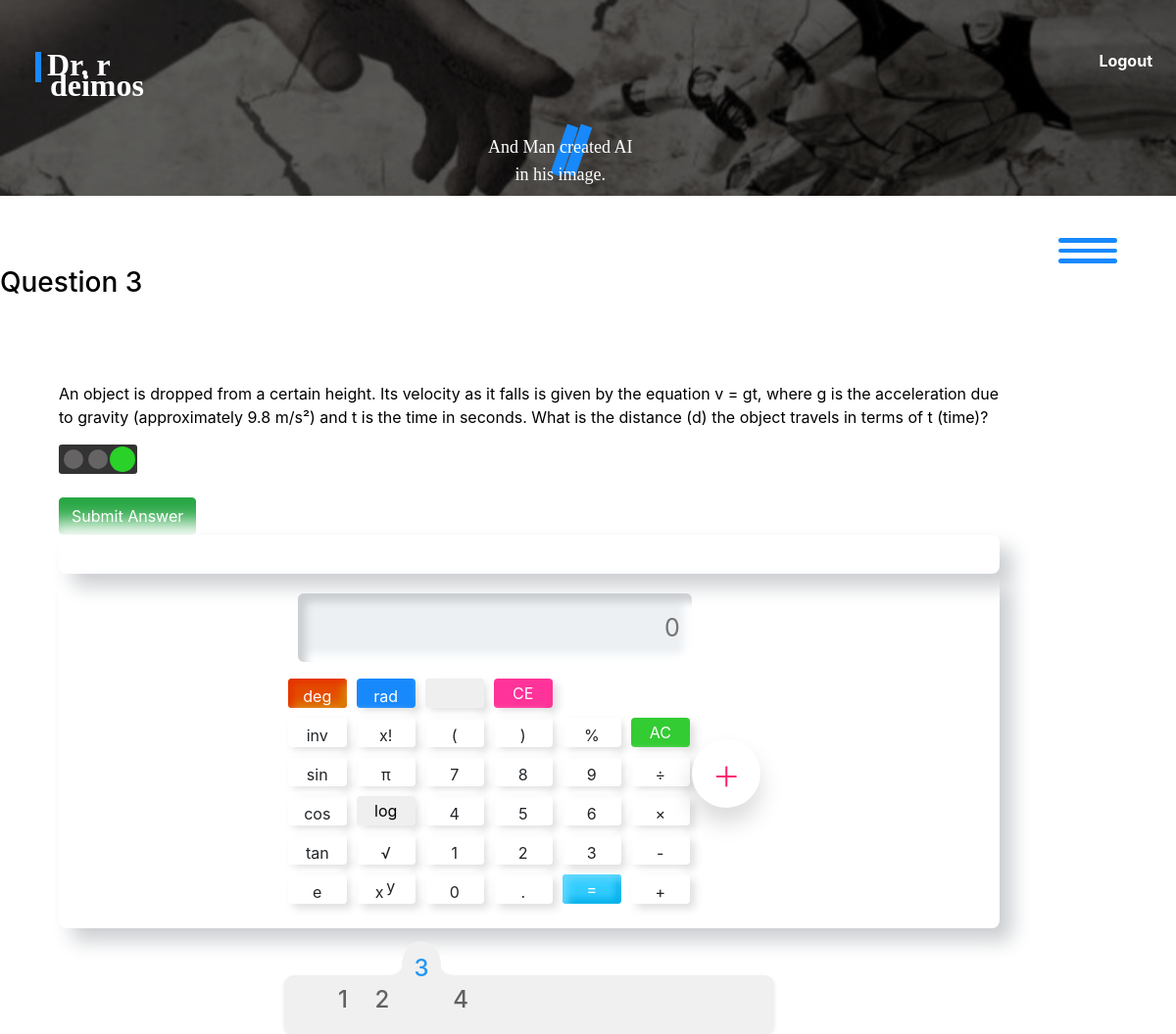
The page /deimos/courses/19/assignments/12/questions/23 (signed in) on the database its author committed.
### phobos/models.py (models this page shows, shortened)
class Question(models.Model):
    number = models.CharField(blank=False, null=False, max_length=5)
    text = models.TextField(max_length= 2000, null=False, blank=False)
    assignment = models.ForeignKey(Assignment, null=True, on_delete=models.CASCADE, \
                                   related_name="questions")
    category = models.CharField(max_length=50, null=True, blank=True)
    topic = models.ForeignKey(Topic, on_delete=models.SET_NULL, null=True, blank=True)
    sub_topic = models.ForeignKey(SubTopic, on_delete=models.SET_NULL, null=True, blank=True)
    num_points = models.IntegerField(default=10, validators=[MinValueValidator(0), MaxValueValidator(15)]) # Add lower and upper bound.
    parent_question = models.ForeignKey('self', on_delete=models.CASCADE, null=True, \
                                        blank=True, related_name='sub_questions')
    timestamp = models.DateTimeField(auto_now_add=True)
    difficulty_level = models.CharField(
        max_length=10,
        choices=DifficultyChoices.choices,
        default=DifficultyChoices.MEDIUM,
    )
    answer_type = models.CharField(
        max_length = 30,
        choices = QuestionChoices.choices,
        default = QuestionChoices.STRUCTURAL_TEXT
    )
    max_num_attempts = models.IntegerField(default=5)
    answer = models.CharField(max_length=1000, null=True, blank=True) # TODO: delete this attribute.
    deduct_per_attempt = models.FloatField(default=0.05, blank=True, null=True)
    margin_error = models.FloatField(default=0.03, blank=True, null=True)
    due_date = models.DateTimeField(null=True, blank=True)
    embedding = models.JSONField(null=True, blank=True)  # Field to store encoded representation for search

### deimos/views.py (the view)
@login_required(login_url='astros:login')
def answer_question(request, question_id, assignment_id=None, course_id=None):
    student = get_object_or_404(Student, pk=request.user.pk)
    assignment = get_object_or_404(Assignment, pk=assignment_id)
    question_ids = assignment.questions.values_list('id', flat=True)
    question_nums = assignment.questions.values_list('number', flat=True)
    question = Question.objects.get(pk=question_id)
    question_student, created = QuestionStudent.objects.get_or_create(question=question, student=student)
    too_many_attempts = question_student.get_num_attempts() >= question.max_num_attempts
    if created:
        question_student.create_instances()
    else:
        if not question_student.instances_created:
            question_student.create_instances()
    question_student.save()
    question.text = replace_links_with_html(question.text)
    labels_urls_list = [(question_image.label, question_image.image.url) for question_image in \
                    question.images.all()]
    question.text = replace_image_labels_with_links(question.text,labels_urls_list)
    question.text = question_student.evaluate_var_expressions_in_text(question.text, add_html_style=True)
    is_mcq = False #nis mcq
    is_fr = False # is free response
    answers = []
    is_latex = []
    question_type = []
    question_type_dict = {'ea': 0, 'fa':1, 'la':2, 'ta':3, 'ia':7}
    question_type_count = {'ea': 0, 'fa': 0, 'la': 0, 'ta': 0, 'ia': 0}
    if question.answer_type.startswith('MCQ'):
        is_mcq = True
        ea = question.mcq_expression_answers.all()
        answers.extend(ea)
        ta = question.mcq_text_answers.all()
        answers.extend(ta)
        for answer in answers:
            answer.content = question_student.evaluate_var_expressions_in_text(answer.content, add_html_style=True)
        fa = question.mcq_float_answers.all()
        answers.extend(fa)
        ia = question.mcq_image_answers.all()
        answers.extend(ia)
        la = question.mcq_latex_answers.all()
        answers.extend(la)
        question_type_count['ea'] = ea.count()
        question_type_count['fa'] = fa.count()
        question_type_count['la'] = la.count()
        question_type_count['ta'] = ta.count()
        question_type_count['ia'] = ia.count()
        is_latex = [0 for _ in range(ea.count()+ta.count()+fa.count()+ia.count())]
        is_latex.extend([1 for _ in range(la.count())])
        for q_type in question_type_dict:
            question_type.extend([question_type_dict[q_type] for _ in range(question_type_count[q_type])])
        assert len(is_latex) == len(answers)
        shuffler = [counter for counter in range(len(answers))]
        random.shuffle(shuffler)
        is_latex = [is_latex[i] for i in shuffler]
        answers = [answers[i] for i in shuffler]
    elif question.answer_type == QuestionChoices.STRUCTURAL_LATEX:# Probably never used (because disabled on frontend)
        answers.extend(question.latex_answers.all())
        is_latex.extend([1 for _ in range(question.latex_answers.all().count())])
        question_type = [2]
    elif question.answer_type == QuestionChoices.STRUCTURAL_EXPRESSION:
        answers.extend(question.expression_answers.all())
        question_type = [0]
    elif question.answer_type == QuestionChoices.STRUCTURAL_VARIABLE_FLOAT:
        answers.extend(question.variable_float_answers.all())
        question_type = [5]
    elif question.answer_type == QuestionChoices.STRUCTURAL_FLOAT:
        answers.extend(question.float_answers.all())
        question_type = [1]
    elif question.answer_type == QuestionChoices.STRUCTURAL_TEXT:
        is_fr = True
        answers.extend(question.text_answers.all())
        question_type = [4]
    context = {
        'question':question,
        'question_ids_nums':zip(question_ids, question_nums),
        'assignment_id': assignment_id,
        'course_id': course_id,
        "is_mcq": is_mcq,
        "is_fr": is_fr,
        "answers_is_latex_question_type": zip(answers, is_latex, question_type),
        'question_type': question_type, # For structural
        'answer': answers[0],
        'success':question_student.success,
        'too_many_attempts':too_many_attempts,
        'sq_type':question_type[0], # structural question type used in js.
    }
    return render(request, 'deimos/answer_question.html',
                  context)

### deimos/models.py (called while the page is built)
    def get_var_value_dict(self):
        var_value_dict = {}
        for var_instance in self.var_instances.all():
            var_value_dict[var_instance.variable.symbol] = var_instance.value
        return var_value_dict

    def evaluate_var_expressions_in_text(self, text, add_html_style=False):
        def replace_match(match):
            expression = match.group(1)  # Extract the expression within the curly braces
            try:
                value = round(eval(transform_expression(expression), var_value_dict), 3)
            except:
                value = expression
            if add_html_style:
                return f"<span class=\"variable-value\">{value}</span>"
            else:
                return str(value)
        regex = re.compile(r'@{(.*?)}@')  # Use non-greedy matching to avoid unexpected results
        var_value_dict = self.get_var_value_dict()
        replaced_text = regex.sub(replace_match, text)
        replaced_text = replaced_text.replace('~', '')
        return replaced_text

    def get_num_attempts(self):
        return self.attempts.count()

### deimos/views.py (called while the page is built)
def replace_links_with_html(text):
    words = text.split()
    new_words = []
    for word in words:
        if word.startswith('http://') or word.startswith('https://'):
            parsed_url = urlparse(word)
            link_tag = f'<a href="{word}">{parsed_url.netloc}{parsed_url.path}</a>'
            new_words.append(link_tag)
        else:
            new_words.append(word)
    return ' '.join(new_words)

def replace_image_labels_with_links(text, labels_url_pairs):
    for label, url in labels_url_pairs:
        replacement = f"<a href=\"#{url}\">{label}</a>"
        text = text.replace(label, replacement)
    return text

### deimos/templates/deimos/answer_question.html (shortened to what this page needs)
{% extends 'deimos/layout.html' %}
{% load static %}
{% block style%} <link rel="stylesheet" href="{% static 'deimos/css/question_nav.css' %}"/>
<link rel="stylesheet" href="{% static 'deimos/css/action_menu.css' %}"/>
{% endblock %}
{% block body %}
    <h3>Question {{question.number}}</h3>
    <div class="page-container" id="answer-question">
      <br/>
      <form method="post" enctype="multipart/form-data" id="question-form">
        <p class="question-content">{{question.text | safe}}</p>
        <div class="question-status">
          {% if success %}
            <div class="tf-light red-light"></div>
            <div class="tf-light yellow-light"></div>
            <div class="tf-light green-light activated"></div>
          {% endif %}
        </div>
        <br/>
         {% if is_mcq%}
              <input type="hidden" value="mcq" class="question-type"/>
              <div class="inputed-mcq-answers">
                {% for answer, is_latex, question_type in answers_is_latex_question_type %}
                  <div class="mcq-option-answer">
                    <div class="formatted-answer">
                      {% if is_latex %}
                          <input type="hidden" class="latex-answer-question-view" value="{{answer.content}}">
                      {% else %}
                        {% if answer.image %}
                          {{answer.label}}
                          <img src="{{answer.image.url}}" class="mcq-image-answer image-in-formatted" alt="{{answer.image.label}}"/>
                        {% else %}
                          {{answer.content|safe}}
                        {% endif %}
                      {% endif %}
                      <input type="hidden" value="{{answer.pk}}{{question_type}}" class="answer_id" name="mcq_answer_id_{{ forloop.counter0 }}"/>
                      <input type="hidden" value="0{{question_type}}" class="answer_info" name="mcq_answer_info_{{ forloop.counter0 }}"/>
                    </div>
                    <button type="button" class="btn btn-warning mcq-false exempt">False</button>
                  </div>
                  <br/> <br/>
                {% endfor %}
              </div>
              <input type="submit" class="btn btn-success exempt" id="submit-btn" value="Submit Answer">
              <br/> <br/>
          {% else %}
              <input type="submit" class="btn btn-success exempt" id="submit-btn" value="Submit Answer">
              <div class="formatted-answer"></div>
              {% include 'deimos/calci.html' %}
              <br/>
        {% endif %}
      <br/>
      </form>
      <div class="navigation">
        <ul>
          {% for question_id, question_num in question_ids_nums %}
            {% if question_id == question.id %}
              <li class="list active">
            {% else %}
              <li class="list">
            {% endif %}
                  <a href="{% url 'deimos:answer_question' question_id=question_id assignment_id=assignment_id course_id=course_id %}">
                      <span class="icon">{{question_num}}</span>
                  </a>
              </li>
          {% endfor %}
            <div class="indicator"></div>
        </ul>
      </div>
    </div>
{% endblock %}

### deimos/static/deimos/css/question_nav.css (style rules this page uses)
.navigation { position: relative; width: 500px; height: 60px; background: #f0f0f0; display: flex; justify-content: center; align-items: center; border-radius: 10px; box-shadow: 0 2px 4px rgba(0, 0, 0, 0.1); }
.navigation ul { display: flex; width: 500px; }
.navigation ul li { list-style: none; position: relative; width: 40px; height: 60px; z-index: 2; }
.navigation ul li a { position: relative; display: flex; justify-content: center; align-items: center; flex-direction: column; width: 100%; text-align: center; font-weight: 500; }
.navigation ul li a .icon { position: relative; display: block; line-height: 65px; font-size: 1.5em; transition: 0.5s; color: #626060; }
.navigation ul li.active a .icon { transform: translateY(-32px); color: #2196f3; }
.indicator { position: absolute; top: -35px; width: 40px; height: 50px; background: #f0f0f0; border-radius: 50%; z-index: 1; transition: 0.5s; }
.indicator::before { content: ''; position: absolute; top: 5px; left: -28px; width: 30px; height: 30px; background: transparent; border-radius: 50%; box-shadow: 15px 18px #f0f0f0; }
.indicator::after { content: ''; position: absolute; top: 5px; right: -28px; width: 30px; height: 30px; background: transparent; border-radius: 50%; box-shadow: -15px 18px #f0f0f0; }
.navigation ul li:nth-child(3).active ~ .indicator { transform: translateX(calc(40px * 2)); }

### deimos/static/deimos/css/style.css (style rules this page uses)
body.body { background-color: white !important; color:black; padding:0%; }
.page-container { background-color: white; color:black; display: flex; flex-direction: row; align-items: center; justify-content: center; width: 100%; height: 100%; margin-top:5%; }
form { width: 100%; }
li { list-style-type: none; }
#answer-question { margin-left: 5%; width: 80%; display: flex; flex-direction: column; align-items: center; justify-items: center; }
.formatted-answer { padding: 20px; border-radius: 8px; box-shadow: 13px 13px 20px #cbced1, -13px -13px 20px #ffffff; display: flex; flex-direction: column; align-items: center; justify-content: center; position: relative; }
.question-status { width: 80px; height:30px; display: flex; flex-direction: row; justify-content:space-between; align-items: center; background-color: #333; padding:5px; border-radius: 3px; }
.question-status .tf-light { height: 20px; width: 20px; border-radius: 50%; background-color: #656363; transition: all 0.4s ease; }
.question-status .tf-light.activated { transform: scale(1.3); }
.question-status .tf-light.green-light.activated { background-color: rgb(41, 209, 41); }

### rows shown on the page
Question: number "3", text "An object is dropped from a certain height. Its velocity as it falls is given by the equation v = gt, where g is the acceleration due to gravity (approximately 9.8 m/s²) and t is the time in seconds. What is the distance (d) the object travels in terms of t (time)?"

### other values the page prints
{{ question_num }} "1" "2" "3" "4"
